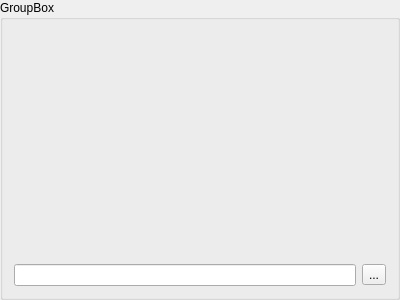
<?xml version="1.0" encoding="UTF-8"?>
<ui version="4.0">
 <class>ImageSelectionBox</class>
 <widget class="QGroupBox" name="ImageSelectionBox">
  <property name="geometry">
   <rect>
    <x>0</x>
    <y>0</y>
    <width>400</width>
    <height>300</height>
   </rect>
  </property>
  <property name="windowTitle">
   <string>GroupBox</string>
  </property>
  <property name="title">
   <string>GroupBox</string>
  </property>
  <property name="flat">
   <bool>true</bool>
  </property>
  <layout class="QVBoxLayout" name="verticalLayout">
   <item>
    <spacer name="verticalSpacer_2">
     <property name="orientation">
      <enum>Qt::Vertical</enum>
     </property>
     <property name="sizeHint" stdset="0">
      <size>
       <width>20</width>
       <height>60</height>
      </size>
     </property>
    </spacer>
   </item>
   <item>
    <widget class="QLabel" name="imageLB">
     <property name="text">
      <string/>
     </property>
     <property name="alignment">
      <set>Qt::AlignCenter</set>
     </property>
    </widget>
   </item>
   <item>
    <spacer name="verticalSpacer">
     <property name="orientation">
      <enum>Qt::Vertical</enum>
     </property>
     <property name="sizeHint" stdset="0">
      <size>
       <width>20</width>
       <height>40</height>
      </size>
     </property>
    </spacer>
   </item>
   <item>
    <layout class="QHBoxLayout" name="horizontalLayout_16">
     <item>
      <widget class="QLineEdit" name="imageFileLE"/>
     </item>
     <item>
      <widget class="QToolButton" name="toolButton_5">
       <property name="text">
        <string>...</string>
       </property>
       <property name="icon">
        <iconset resource="images.qrc">
         <normaloff>:/images/document-open.png</normaloff>:/images/document-open.png</iconset>
       </property>
      </widget>
     </item>
    </layout>
   </item>
  </layout>
 </widget>
 <resources>
  <include location="images.qrc"/>
  <include location="images.qrc"/>
 </resources>
 <connections>
  <connection>
   <sender>toolButton_5</sender>
   <signal>pressed()</signal>
   <receiver>ImageSelectionBox</receiver>
   <slot>showImageFileDialogST()</slot>
   <hints>
    <hint type="sourcelabel">
     <x>382</x>
     <y>281</y>
    </hint>
    <hint type="destinationlabel">
     <x>384</x>
     <y>380</y>
    </hint>
   </hints>
  </connection>
  <connection>
   <sender>imageFileLE</sender>
   <signal>textChanged(QString)</signal>
   <receiver>ImageSelectionBox</receiver>
   <slot>imageFileNameChangedST(QString)</slot>
   <hints>
    <hint type="sourcelabel">
     <x>275</x>
     <y>281</y>
    </hint>
    <hint type="destinationlabel">
     <x>278</x>
     <y>327</y>
    </hint>
   </hints>
  </connection>
 </connections>
 <slots>
  <slot>showImageFileDialogST()</slot>
  <slot>imageFileNameChangedST(QString)</slot>
 </slots>
</ui>
